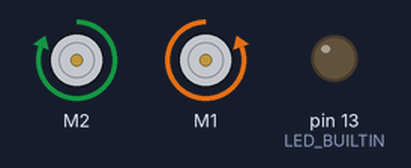
A sketch run on a simulated Arduino Uno, built with avr-gcc and run on an emulated ATmega328P. Parts: 2 × DC motor (green arrow = forward, orange = backward, longer = faster), output pins drawn as LEDs (lit = HIGH). What the sketch prints to the serial monitor is not drawn.

Above: at 1.0 s.
At 3.0 s:
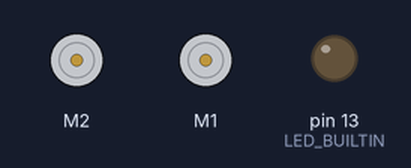
Timing chart, 0 to 5.2 s (numbered marks = the images above):
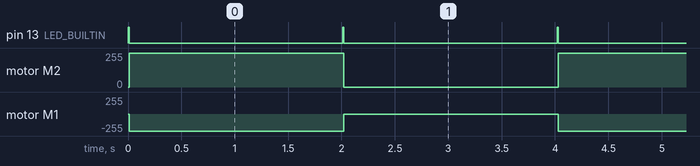

Measured:
- by itself, pin 13 (LED_BUILTIN): alternates HIGH for 0.01 s and LOW for 2.0 s
- by itself, motor M2: alternates forward 255/255 for 2.0 s and stopped for 2.0 s
- by itself, motor M1: alternates backward 255/255 for 2.0 s and stopped for 2.0 s

The sketch:

motorTest.ino
```cpp
#include <Wire.h>
#include <Adafruit_MotorShield.h>
#include "utility/Adafruit_MS_PWMServoDriver.h"
Adafruit_MotorShield AFMS = Adafruit_MotorShield();

Adafruit_DCMotor *LeftMotor = AFMS.getMotor(2);
Adafruit_DCMotor *RightMotor = AFMS.getMotor(1);

void setup() {
  //Motor Setup
 Serial.begin(9600);
 Serial.println("Adafruit Motorshield v2 - DC Motor test!");
 AFMS.begin();  // create with the default frequency 1.6KHz
 LeftMotor->setSpeed(150);
 LeftMotor->run(FORWARD);
 LeftMotor->run(RELEASE);
 //Blink Setup
 pinMode(LED_BUILTIN, OUTPUT);
}
void loop() {
 int i;
 digitalWrite(LED_BUILTIN, HIGH);
 delay(10);
 digitalWrite(LED_BUILTIN, LOW);
 Serial.print("tick ");
 LeftMotor->run(FORWARD);
 LeftMotor->setSpeed(255);
 RightMotor->run(BACKWARD);
 RightMotor->setSpeed(255);

 delay(2000);
 //myMotor->run(RELEASE);
 //delay(2000);
  digitalWrite(LED_BUILTIN, HIGH);
 delay(10);
 digitalWrite(LED_BUILTIN, LOW);
 LeftMotor->setSpeed(0);
 RightMotor->setSpeed(0);
 delay(2000);
 /*
 for (i=0; i<255; i++) {
   myMotor->setSpeed(i);
   delay(1);
 }
 delay(1000);
 for (i=255; i!=0; i--) {
   myMotor->setSpeed(i);
   delay(1);
 }
 */
}
```
